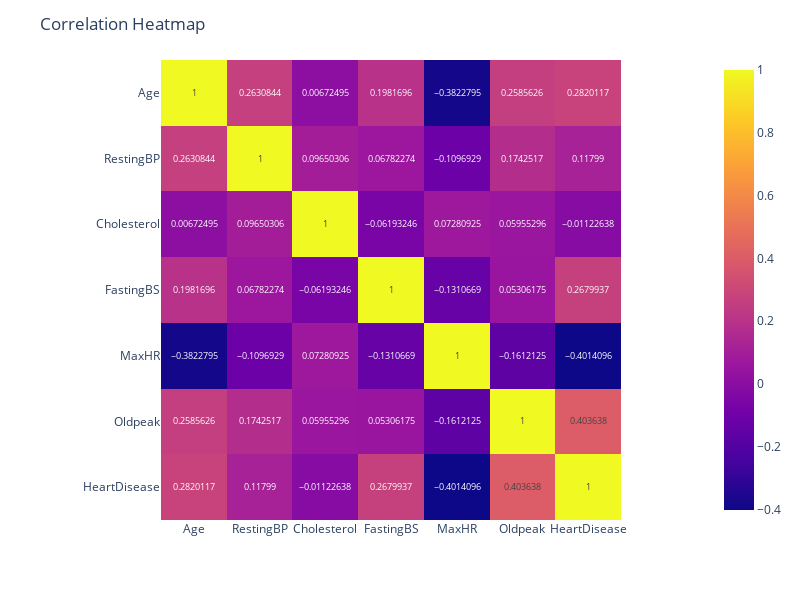

The notebook cell saved with this chart:
### Code cell
correlation_matrix = df.corr(numeric_only=True)

fig = px.imshow(correlation_matrix, text_auto=True)
fig.update_layout(title='Correlation Heatmap', width=800, height=600)

### Figure 1 — Plotly figure (JSON) as saved in the notebook; plotly's stock layout.template omitted (floating-point values rounded to 4 significant figures)
{"data": [{"coloraxis": "coloraxis", "hovertemplate": "x: %{x}<br>y: %{y}<br>color: %{z}<extra></extra>", "name": "0", "texttemplate": "%{z}", "type": "heatmap", "x": ["Age", "RestingBP", "Cholesterol", "FastingBS", "MaxHR", "Oldpeak", "HeartDisease"], "xaxis": "x", "y": ["Age", "RestingBP", "Cholesterol", "FastingBS", "MaxHR", "Oldpeak", "HeartDisease"], "yaxis": "y", "z": [[1, 0.2631, 0.006725, 0.1982, -0.3823, 0.2586, 0.282], [0.2631, 1, 0.0965, 0.06782, -0.1097, 0.1743, 0.118], [0.006725, 0.0965, 1, -0.06193, 0.07281, 0.05955, -0.01123], [0.1982, 0.06782, -0.06193, 1, -0.1311, 0.05306, 0.268], [-0.3823, -0.1097, 0.07281, -0.1311, 1, -0.1612, -0.4014], [0.2586, 0.1743, 0.05955, 0.05306, -0.1612, 1, 0.4036], [0.282, 0.118, -0.01123, 0.268, -0.4014, 0.4036, 1]]}], "layout": {"coloraxis": {"colorscale": [[0, "#0d0887"], [0.1111, "#46039f"], [0.2222, "#7201a8"], [0.3333, "#9c179e"], [0.4444, "#bd3786"], [0.5556, "#d8576b"], [0.6667, "#ed7953"], [0.7778, "#fb9f3a"], [0.8889, "#fdca26"], [1, "#f0f921"]]}, "height": 600, "margin": {"t": 60}, "title": {"text": "Correlation Heatmap"}, "width": 800, "xaxis": {"anchor": "y", "autorange": true, "constrain": "domain", "domain": [0.1266, 0.8734], "range": [-0.5, 6.5], "scaleanchor": "y", "type": "category"}, "yaxis": {"anchor": "x", "autorange": true, "constrain": "domain", "domain": [0, 1], "range": [6.5, -0.5], "type": "category"}}}
